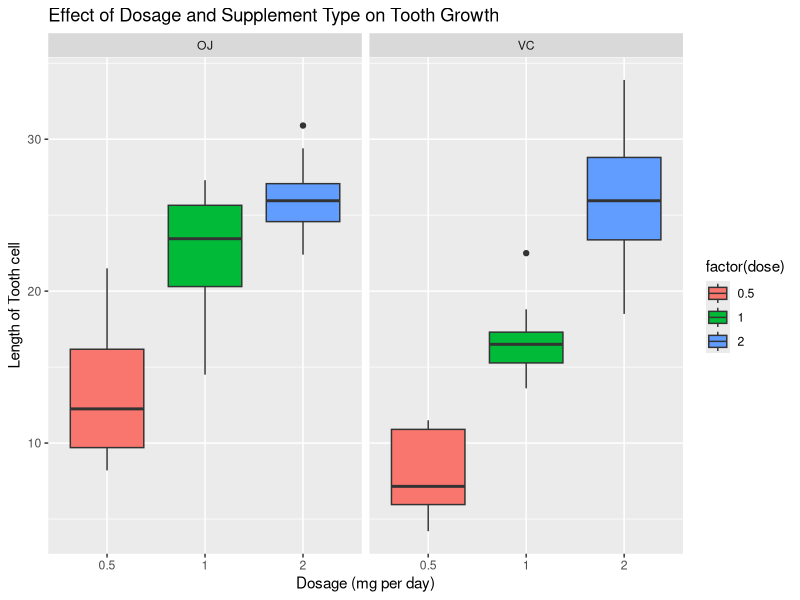

The R script that drew this image:
## ---- chunk 1
knitr::opts_chunk$set(echo = TRUE)
library(ggplot2)
## ---- chunk 2
# Load the data
data(ToothGrowth)

head(ToothGrowth)
summary(ToothGrowth)
## ---- chunk 3
table(ToothGrowth$dose)

# Convert it to a factor
ToothGrowth$dose <- as.factor(ToothGrowth$dose)
## ---- chunk 4
aggregate(len~supp+dose, data=ToothGrowth, length)
## ---- chunk 5
plot <- ggplot(ToothGrowth, 
               aes(x=factor(dose),y=len,fill=factor(dose)))
plot + geom_boxplot(notch=F) + facet_grid(.~supp) +
     xlab("Dosage (mg per day)") +   
     ylab("Length of Tooth cell") +  
     ggtitle("Effect of Dosage and Supplement Type on Tooth Growth")
## ---- chunk 6
t.test(ToothGrowth[ToothGrowth$supp=="OJ",]$len, ToothGrowth[ToothGrowth$supp=="VC",]$len, paired = FALSE, var.equal = FALSE)
